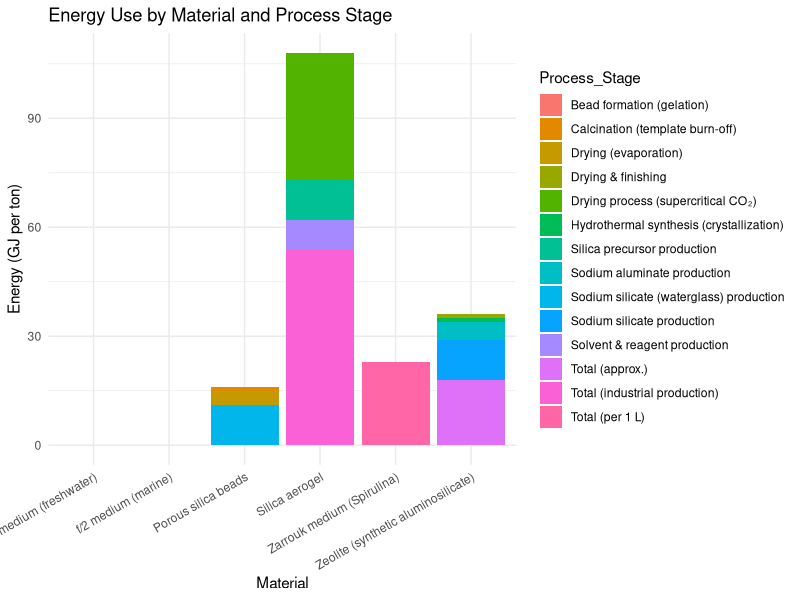
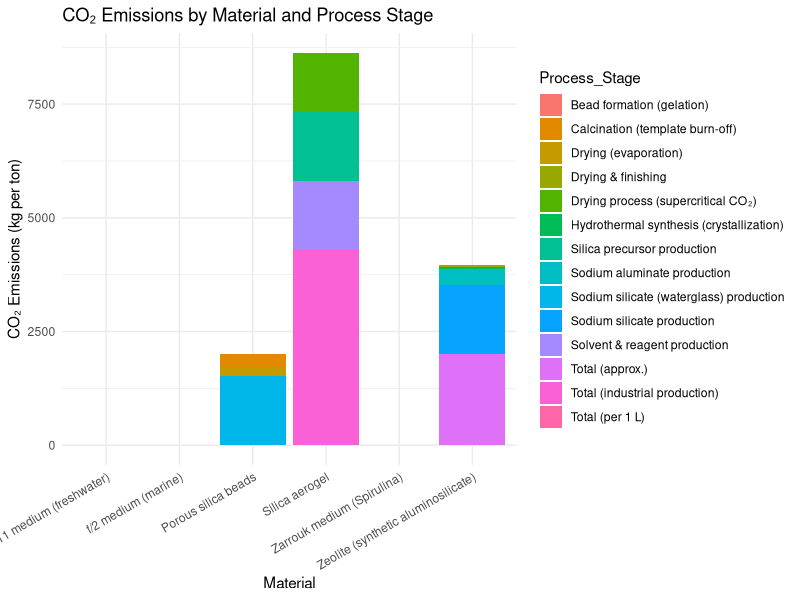

Source code (R) for these figures, in order:
# Load required libraries
library(tidyverse)

# Load the data
data <- read_csv("data/clean_energy_comparison.csv")

# Rename columns for convenience
colnames(data) <- c("Material", "Process_Stage", "Energy_Value", "CO2_Value", "Notes", "Source")

# Plot energy values by stage
energy_plot <- data %>%
  filter(!is.na(Energy_Value)) %>%
  ggplot(aes(x = Material, y = Energy_Value, fill = Process_Stage)) +
  geom_bar(stat = "identity", position = "stack") +
  labs(
    title = "Energy Use by Material and Process Stage",
    y = "Energy (GJ per ton)",
    x = "Material"
  ) +
  theme_minimal() +
  theme(axis.text.x = element_text(angle = 30, hjust = 1))
ggsave("energy_by_stage.png", plot = energy_plot, width = 8, height = 5)

# Plot CO2 values by stage
co2_plot <- data %>%
  filter(!is.na(CO2_Value)) %>%
  ggplot(aes(x = Material, y = CO2_Value, fill = Process_Stage)) +
  geom_bar(stat = "identity", position = "stack") +
  labs(
    title = "CO₂ Emissions by Material and Process Stage",
    y = "CO₂ Emissions (kg per ton)",
    x = "Material"
  ) +
  theme_minimal() +
  theme(axis.text.x = element_text(angle = 30, hjust = 1))
ggsave("co2_by_stage.png", plot = co2_plot, width = 8, height = 5)

# Calculate total energy and CO2 per material
totals <- data %>%
  group_by(Material) %>%
  summarise(
    Total_Energy = sum(Energy_Value, na.rm = TRUE),
    Total_CO2 = sum(CO2_Value, na.rm = TRUE)
  ) %>%
  mutate(CO2_per_GJ = Total_CO2 / Total_Energy)

# Print final totals
print(totals)
